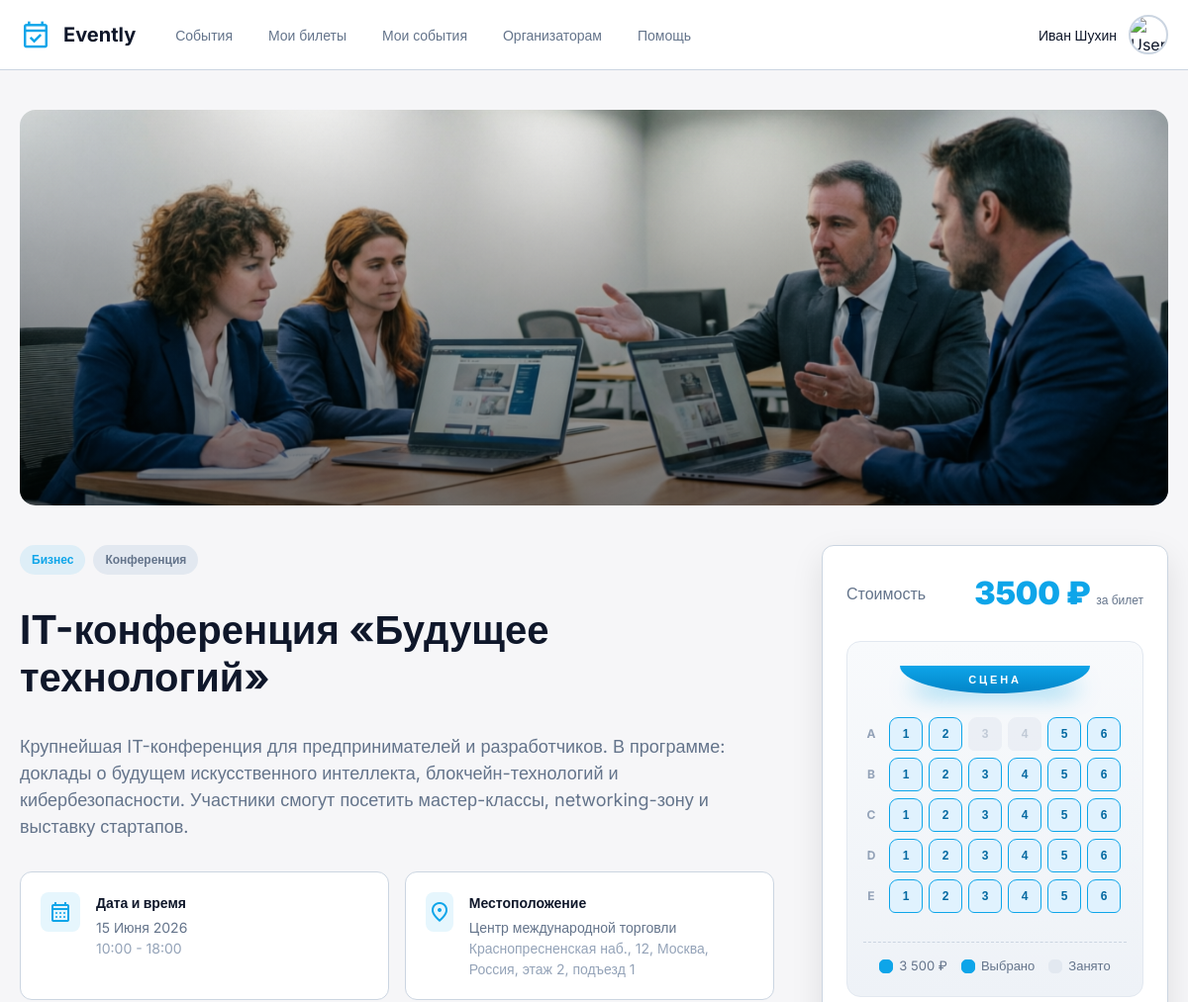
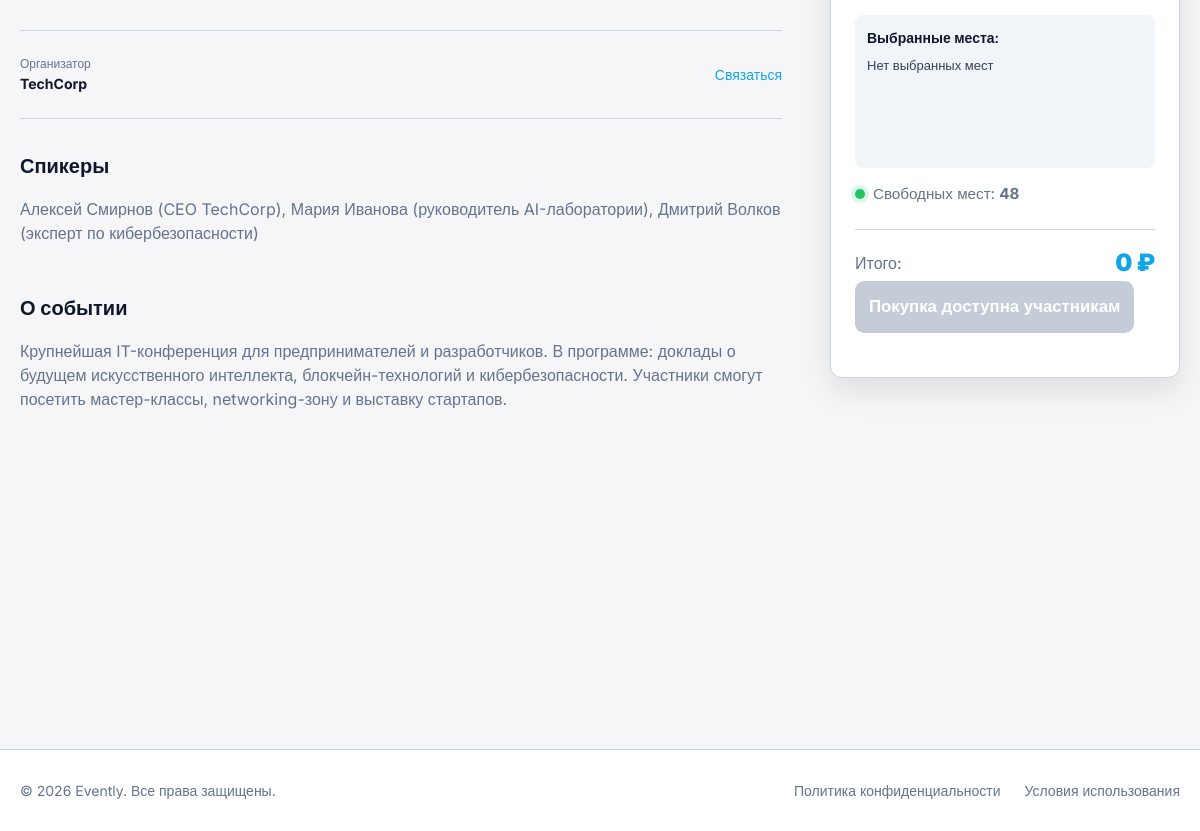
The app's page /event-page.php?id=26 (signed in) with its own data (2 pictures, top to bottom).
### tables this page shows
CREATE TABLE `event` (
  `id_event` int(11) NOT NULL,
  `photo` varchar(255) NOT NULL,
  `title` varchar(50) NOT NULL,
  `organizer_name` varchar(100) NOT NULL,
  `category` varchar(50) DEFAULT NULL,
  `event_type` varchar(50) DEFAULT NULL,
  `start_date` date DEFAULT NULL,
  `start_time` time DEFAULT NULL,
  `end_time` time DEFAULT NULL,
  `street` varchar(50) NOT NULL,
  `district` varchar(50) NOT NULL,
  `city` varchar(50) NOT NULL,
  `country` varchar(50) NOT NULL,
  `venue_name` varchar(100) NOT NULL,
  `floor` int(11) DEFAULT NULL,
  `entrance` varchar(11) NOT NULL,
  `region` varchar(50) NOT NULL,
  `price` int(11) UNSIGNED NOT NULL,
  `status` enum('moderation','active','rejected') NOT NULL DEFAULT 'moderation',
  `speakers` varchar(255) NOT NULL,
  `described` varchar(512) NOT NULL,
  `id` int(11) NOT NULL,
  `total_seats` int(11) DEFAULT 0,
  `registration_open` tinyint(1) NOT NULL DEFAULT 1
);

CREATE TABLE `seats` (
  `id_seat` int(11) NOT NULL,
  `event_id` int(11) NOT NULL,
  `seat_row` varchar(2) NOT NULL,
  `seat_number` int(11) NOT NULL,
  `price` int(11) UNSIGNED NOT NULL,
  `status` enum('free','booked','sold') DEFAULT 'free',
  `booked_by` int(11) DEFAULT NULL,
  `booked_until` timestamp NULL DEFAULT NULL,
  `reserved_until` datetime DEFAULT NULL
);

### event-page.php (the view, shortened to what the rows shown need)
<?php
require __DIR__ . '/bd.php';
$category_names = [
    'education' => 'Образование',
    'business' => 'Бизнес',
    'sports' => 'Спорт',
    'music' => 'Музыка',
    'art' => 'Искусство',
    'texh' => 'Технологии',
    'entertainment' => 'Развлечение'
];
$months_ru = [
    'January' => 'Января',
    'February' => 'Февраля',
    'March' => 'Марта',
    'April' => 'Апреля',
    'May' => 'Мая',
    'June' => 'Июня',
    'July' => 'Июля',
    'August' => 'Августа',
    'September' => 'Сентября',
    'October' => 'Октября',
    'November' => 'Ноября',
    'December' => 'Декабря'
];
$event_type_names = [
    'conference' => 'Конференция',
    'masterclass' => 'Мастер-класс',
    'webinar' => 'Вебинар',
    'exhibition' => 'Выставка',
    'concert' => 'Концерт',
    'festival' => 'Фестиваль',
    'meetup' => 'Встреча',
    'workshop' => 'Воркшоп',
    'lecture' => 'Лекция',
    'hackathon' => 'Хакатон'
];
$event_id = isset($_GET['id']) ? (int) $_GET['id'] : 0;
$isAdminPreview = isset($_GET['preview']) && isset($_SESSION['user_role']) && $_SESSION['user_role'] === 'admin';
if ($isAdminPreview) {
    $stmt = $pdo->prepare("SELECT * FROM event WHERE id_event = :id");
} else {
    $stmt = $pdo->prepare("SELECT * FROM event WHERE id_event = :id AND status = 'active'");
}
$stmt->execute(['id' => $event_id]);
$event = $stmt->fetch(PDO::FETCH_ASSOC);
$stmtSeats = $pdo->prepare("SELECT * FROM seats WHERE event_id = :event_id ORDER BY seat_row, seat_number");
$stmtSeats->execute(['event_id' => $event['id_event']]);
$seats = $stmtSeats->fetchAll();
$seats_by_row = [];
foreach ($seats as $seat) {
    $seats_by_row[$seat['seat_row']][] = $seat;
}
$zonePrices = array_values(array_unique(array_map('intval', array_column($seats, 'price'))));
sort($zonePrices);
$priceZone = [];
foreach ($zonePrices as $i => $p) {
    $priceZone[$p] = $i;
}
$maxSeatNum = 0;
foreach ($seats as $seat) {
    if ((int)$seat['seat_number'] > $maxSeatNum) $maxSeatNum = (int)$seat['seat_number'];
}
?>
<!DOCTYPE html>
<html lang="ru">
<head>
    <link rel="stylesheet" href="event-page.css">
    <link rel="stylesheet" href="alerts.css">
    <link rel="stylesheet" href="ui-polish.css">
</head>
<body>
    <main class="main-content">
        <div class="container">
            <div class="hero">
                <img src="<?= htmlspecialchars($event['photo']) ?>" alt="<?= htmlspecialchars($event['title']) ?>"
                    class="hero__image">
            </div>
            <div class="layout">
                <div class="content-left">
                    <div class="tags">
                        <span
                            class="tag tag-primary"><?= htmlspecialchars($category_names[$event['category']] ?? $event['category']) ?></span>
                        <span
                            class="tag tag-secondary"><?= htmlspecialchars($event_type_names[$event['event_type']] ?? $event['event_type']) ?></span>
                    </div>
                    <h1 class="page-title"><?= htmlspecialchars($event['title']) ?></h1>
                    <p class="page-subtitle"><?= htmlspecialchars($event['described']) ?></p>
                    <div class="info-cards">
                        <div class="card">
                            <div class="card-text">
                                <h3>Дата и время</h3>
                                <p class="primary-text">
                                    <?= date('d', strtotime($event['start_date'])) ?>
                                    <?= $months_ru[date('F', strtotime($event['start_date']))] ?>
                                    <?= date('Y', strtotime($event['start_date'])) ?>
                                </p>
                                <p class="secondary-text">
                                    <?= date('H:i', strtotime($event['start_time'])) ?> -
                                    <?= date('H:i', strtotime($event['end_time'])) ?>
                                </p>
                            </div>
                        </div>
                        <div class="card">
                            <div class="card-text">
                                <h3>Местоположение</h3>
                                <p class="primary-text">
                                    <?= htmlspecialchars($event['venue_name']) ?>
                                </p>
                                <p class="secondary-text">
                                    <?= htmlspecialchars($event['street']) ?>,
                                    <?= htmlspecialchars($event['city']) ?>,
                                    <?= htmlspecialchars($event['country']) ?>,
                                    <?php if ($event['floor']): ?>этаж <?= htmlspecialchars($event['floor']) ?>,
                                    <?php endif; ?>
                                    <?php if ($event['entrance']): ?>подъезд
                                        <?= htmlspecialchars($event['entrance']) ?>
                                    <?php endif; ?>
                                </p>
                            </div>
                        </div>
                    </div>
                    <div class="organizer">
                        <div class="organizer-info">
                            <span class="label">Организатор</span>
                            <span class="name"><?= htmlspecialchars($event['organizer_name']) ?></span>
                        </div>
                        <a href="data-processing-law.php" class="contact-link">Связаться</a>
                    </div>
                    <?php if (!empty($event['speakers'])): ?>
                        <div class="about-section">
                            <h2>Спикеры</h2>
                            <p><?= nl2br(htmlspecialchars($event['speakers'])) ?></p>
                        </div>
                    <?php endif; ?>
                    <div class="about-section">
                        <h2>О событии</h2>
                        <p><?= nl2br(htmlspecialchars($event['described'])) ?></p>
                    </div>
                    <div class="map-placeholder">
                        <div id="yandex-map"
                            data-address="<?= htmlspecialchars($event['street']) ?>, <?= htmlspecialchars($event['city']) ?>, <?= htmlspecialchars($event['country']) ?>"
                            data-venue="<?= htmlspecialchars($event['venue_name']) ?>"
                            data-street="<?= htmlspecialchars($event['street']) ?>"
                            data-city="<?= htmlspecialchars($event['city']) ?>">
                        </div>
                    </div>
                </div>
                <aside class="sidebar">
                    <div class="ticket-card">
                        <form action="buy-ticket.php" method="POST" id="buyForm">
                            <div class="ticket-header">
                                <div>
                                    <span class="ticket-price" id="ticketPrice">
                                        <?= $event['price'] ?> ₽
                                    </span>
                                    <span class="ticket-label" style="font-size: 12px;">за билет</span>
                                </div>
                            </div>
                            <?php if (count($seats) > 0): ?>
                                <div class="hall-schema">
                                    <div class="hall-viewport">
                                        <div class="hall-rows">
                                            <?php foreach ($seats_by_row as $row => $row_seats): ?>
                                                <div class="seat-row">
                                                    <span class="row-letter"><?= htmlspecialchars($row) ?></span>
                                                    <div class="row-seats" style="grid-template-columns: repeat(<?= $maxSeatNum ?>, 1fr);">
                                                        <?php foreach ($row_seats as $seat): ?>
                                                            <?php
                                                                $isFree = $seat['status'] === 'free';
                                                                $zone   = $priceZone[(int)$seat['price']] % 3;
                                                                $tip = 'Ряд ' . $seat['seat_row'] . ' · Место ' . $seat['seat_number'] . ' · ' . number_format((int)$seat['price'], 0, '', ' ') . ' ₽';
                                                            ?>
                                                            <button type="button"
                                                                class="seat <?= $isFree ? 'free zone-c' . $zone : 'taken' ?>"
                                                                style="grid-column: <?= (int)$seat['seat_number'] ?>;"
                                                                data-id="<?= htmlspecialchars($seat['id_seat']) ?>"
                                                                data-row="<?= htmlspecialchars($seat['seat_row']) ?>"
                                                                data-num="<?= htmlspecialchars($seat['seat_number']) ?>"
                                                                data-price="<?= htmlspecialchars($seat['price']) ?>"
                                                                title="<?= htmlspecialchars($tip) ?>"
                                                                aria-label="<?= htmlspecialchars($tip . ($isFree ? '' : ', занято')) ?>"
                                                                <?= $isFree ? '' : 'disabled' ?>>
                                                                <?= htmlspecialchars($seat['seat_number']) ?>
                                                            </button>
                                                        <?php endforeach; ?>
                                                    </div>
                                                </div>
                                            <?php endforeach; ?>
                                        </div>
                                    </div>
                                </div>
                            <?php endif; ?>
                        </form>
                    </div>
                </aside>
            </div>
        </div>
    </main>
</body>
</html>

### records on screen
event: photo (picture), category "Бизнес", event_type "Конференция", title "IT-конференция «Будущее технологий»", described "Крупнейшая IT-конференция для предпринимателей и разработчиков. В программе: доклады о будущем искусственного интеллекта, блокчейн-технологий и кибербезопасности. Участники смогут посетить мастер-классы, networking-зону и выставку стартапов.", start_date "15", start_date "Июня", start_date "2026", start_time "10:00", end_time "18:00", venue_name "Центр международной торговли", street "Краснопресненская наб., 12", city "Москва", country "Россия", floor "2", entrance "1", organizer_name "TechCorp", speakers "Алексей Смирнов (CEO TechCorp), Мария Иванова (руководитель AI-лаборатории), Дмитрий Волков (эксперт по кибербезопасности)", price "3500"
seats: seat_number "1"
seats: seat_number "2"
seats: seat_number "3"
seats: seat_number "4"
seats: seat_number "5"
seats: seat_number "6"
seats: seat_number "1"
seats: seat_number "2"
seats: seat_number "3"
seats: seat_number "4"
seats: seat_number "5"
seats: seat_number "6"
seats: seat_number "1"
seats: seat_number "2"
seats: seat_number "3"
seats: seat_number "4"
seats: seat_number "5"
seats: seat_number "6"
seats: seat_number "1"
seats: seat_number "2"
seats: seat_number "3"
seats: seat_number "4"
seats: seat_number "5"
seats: seat_number "6"
seats: seat_number "1"
seats: seat_number "2"
seats: seat_number "3"
seats: seat_number "4"
seats: seat_number "5"
seats: seat_number "6"

### other values on screen
$_SESSION['name'] "Иван Шухин"
$row "A"
$row "B"
$row "C"
$row "D"
$row "E"
$zp "3 500"
$freeSeatsCount "48"
